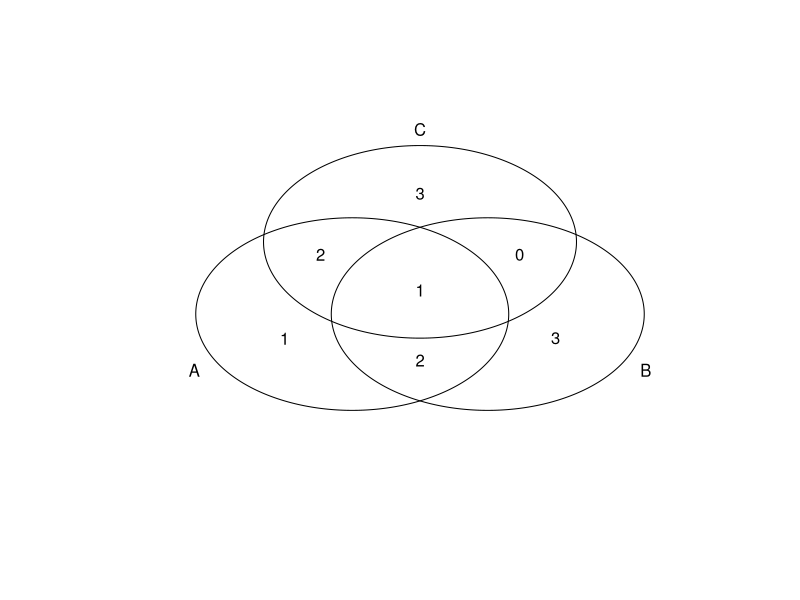
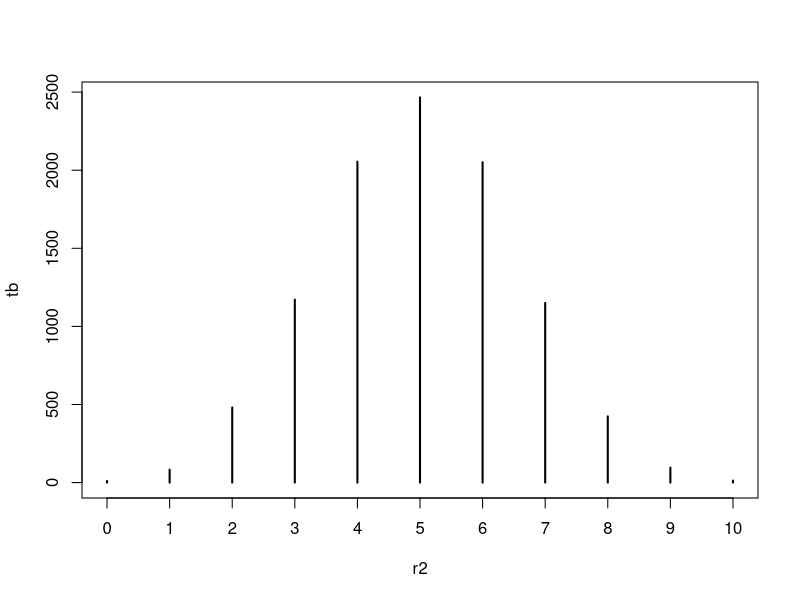
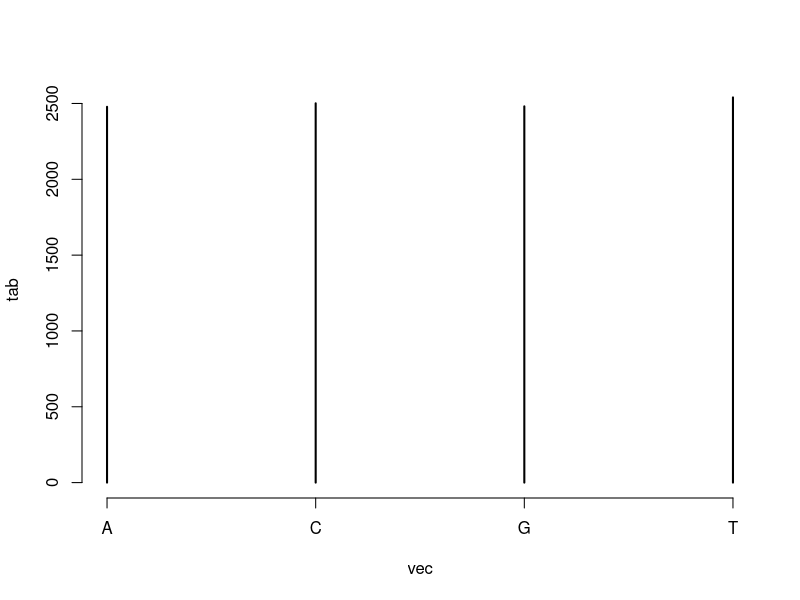
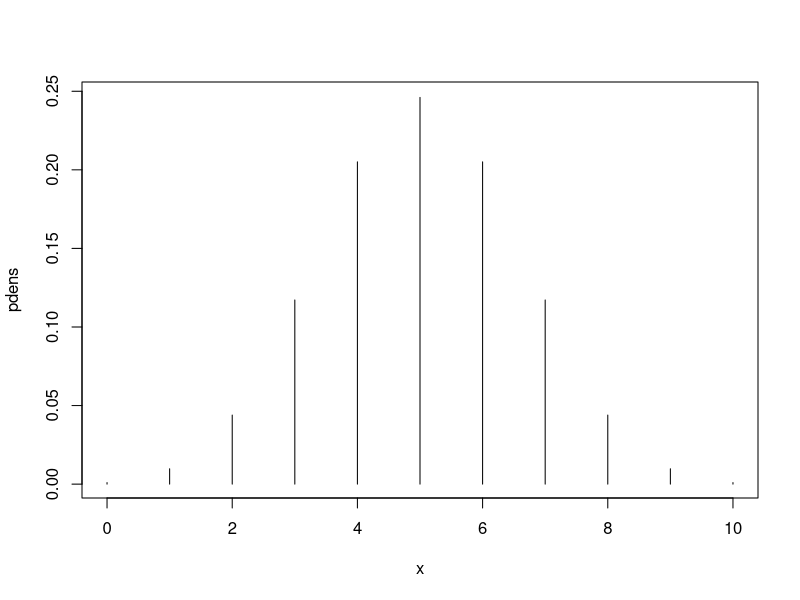
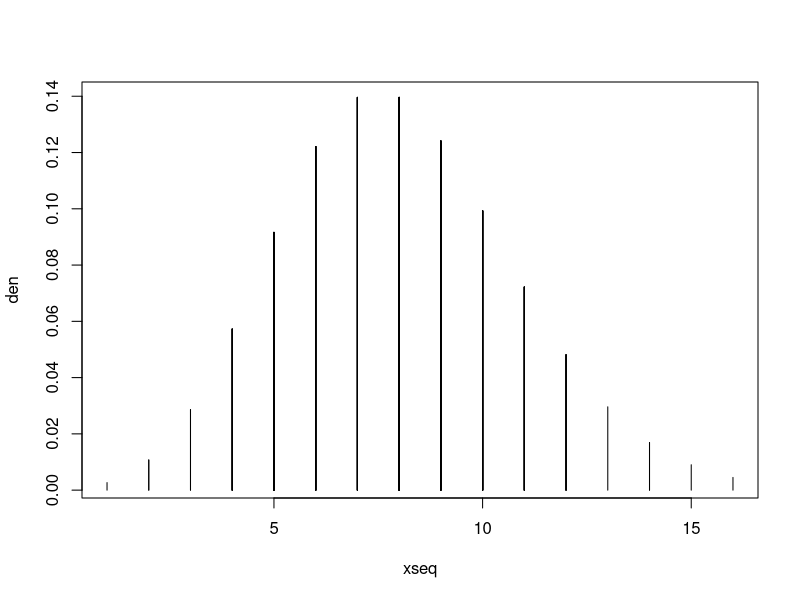

These figures' R source, in order:
# 14-03-23 R practical
A <- c(50, 60, 70, 80, 90, 100)
B <- c(80, 90, 100, 110, 120, 130)
C <- c(60, 70, 80, 200, 220, 240)
# Union of 2 sets
U <- union(A, B)

# intersect of A and B
I <- intersect(A, B)
U3 <- union(U, C)
#library("ggplot2")
# sampling randomly from a set
x <- c(1:100)
#sample without replacement
S1 <- sample(x, 20)
S1
help(sample)
# sample with replacement
S2 <- sample(x, 20, replace = T)
S2
SS <- c("A", "T", "G", "C")
# DNA sequence
gs <- sample(SS, 100, replace = T)
gs
paste(gs, collapse = '')
install.packages("gtools")
library("gtools")
# permutations of n things taken r at a time
x <- c("A", "B", "C", "D")
prlist <- permutations(v = x,n = length(x),
                       r = 3,
                       repeats.allowed = F)
prlist

prlist2 <- permutations(v = x,n = length(x),
                       r = 3,
                       repeats.allowed = T)
prlist2

#combinations of n things taken r at a time

comlist <- combinations(n = length(x), r = 3, v = x)
comlist
library("gplots")

venn(list(A,B,C))

# cumulative probability
## Binomial distribution

n <- 12
x <-  7
p <- 0.5
pvalue <- pbinom(x,n,p)
pvalue
pbinom(12,12,p)

# x for a pvalue(cumulative prob)
x <- qbinom(0.8,n,p)
x
# random sampling from the distribution
n <- 10
p <- 0.5
xseq <- rbinom(100,n,p) 
xseq
r2 <- rbinom(10000,n,p) 
tb <- table(r2)
tb
plot(tb)
dim(tb)
vec <- sample(SS, 10000, replace = T)
tab <- table(vec)
plot(tab)

# dbinom : get actual probability for a  'x'

n <- 10
p <- 0.5
pdens <- dbinom(3,n,p)
pdens
x <- seq(0,n)
x
pdens <- dbinom(x,n,p)
pdens
plot(x,pdens, type = "h")

# Poisson distribution
help(ppois)
x <- 3
mu <- 8
# get the cumulative probability
pvalue <- ppois(x,mu)
pvalue
# get the x value given the pvalue and mu
xval <- qpois(pvalue, mu)
xval
# get the random sample for 100 samples for mu
xseq <- rpois(100,mu)
xseq
# get actual probability for the samples in xseq 
den <- dpois(xseq,mu)
den
plot(xseq,den, type = "h")
